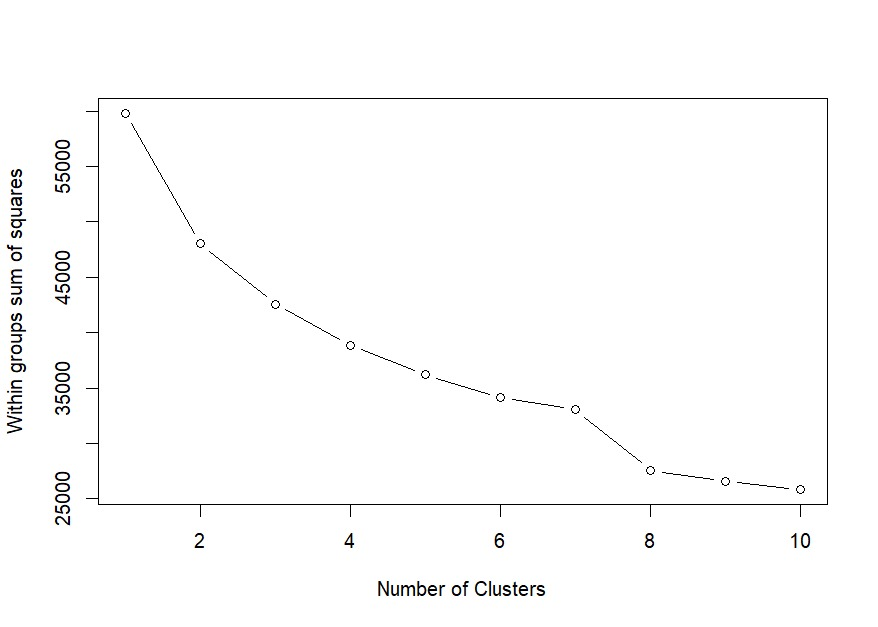

Generate this figure with R:
# Load necessary libraries
library(readr) # For data import
library(dplyr) # For data manipulation
library(tidyr) # For data cleaning
library(factoextra) # For clustering visualization

# Read the data
data <- read.csv("C:/Users/sohail/Desktop/data.csv")

# Perform any necessary data cleaning or preprocessing here
# For example, converting character variables to factors, removing unnecessary columns, etc.

# Select numerical columns for clustering
num_cols <- select(data, -c("date", "street", "city", "statezip", "country"))

# Normalize the data
normalized_data <- scale(num_cols)

# Determine the optimal number of clusters using elbow method
wss <- (nrow(normalized_data) - 1) * sum(apply(normalized_data, 2, var))
for (i in 1:10) {
  wss[i] <- sum(kmeans(normalized_data, centers = i)$withinss)
}
plot(1:10, wss, type = "b", xlab = "Number of Clusters", ylab = "Within groups sum of squares")

# From the plot, determine the optimal number of clusters (elbow point) and set k accordingly
k <- # Set the optimal number of clusters
  
  # Perform k-means clustering
  kmeans_model <- kmeans(normalized_data, centers = k)

# Visualize the clusters
fviz_cluster(kmeans_model, data = normalized_data)

# Add cluster labels to the original dataset
data$cluster <- kmeans_model$cluster

# View the clustered data
print(data)
